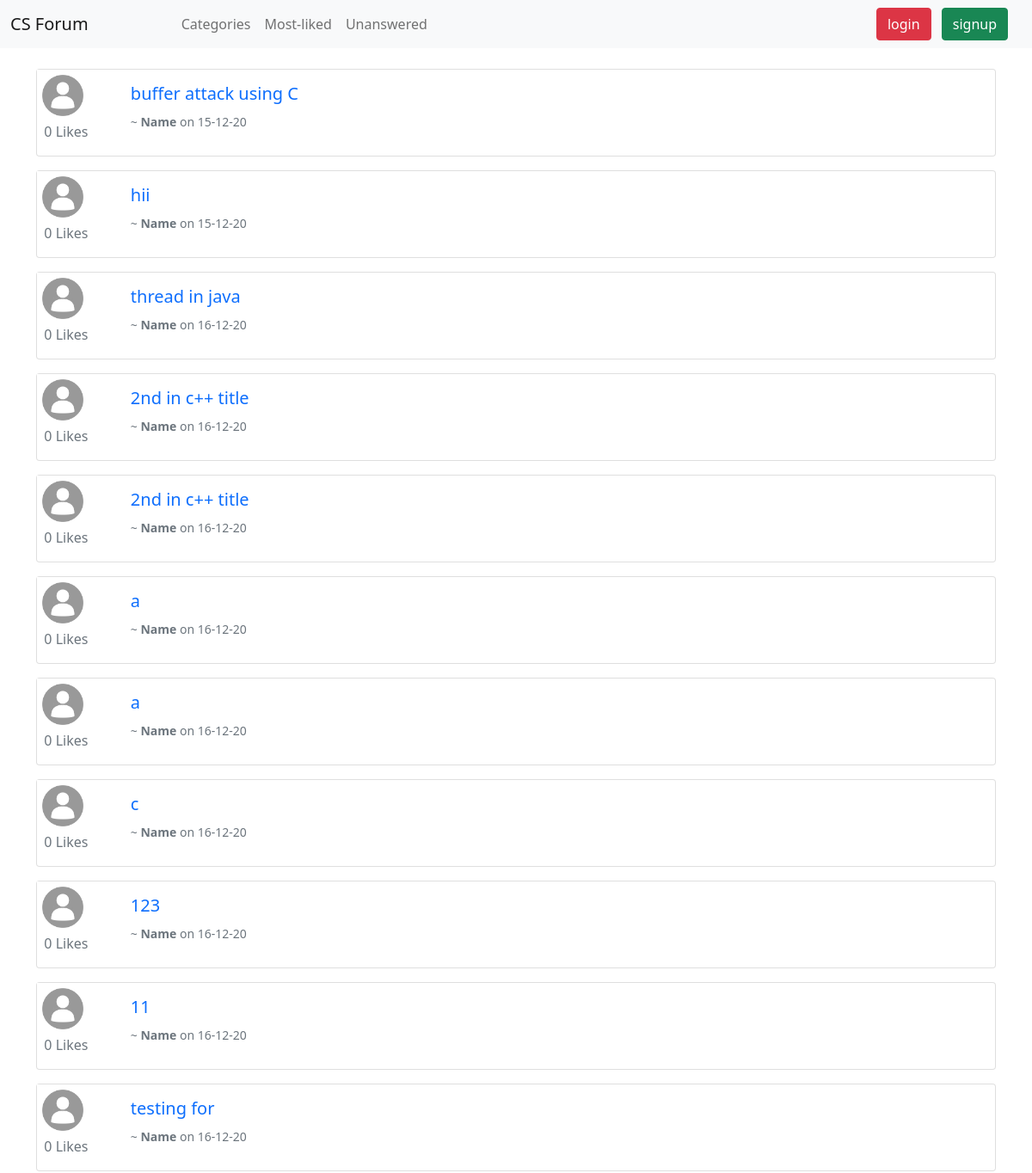
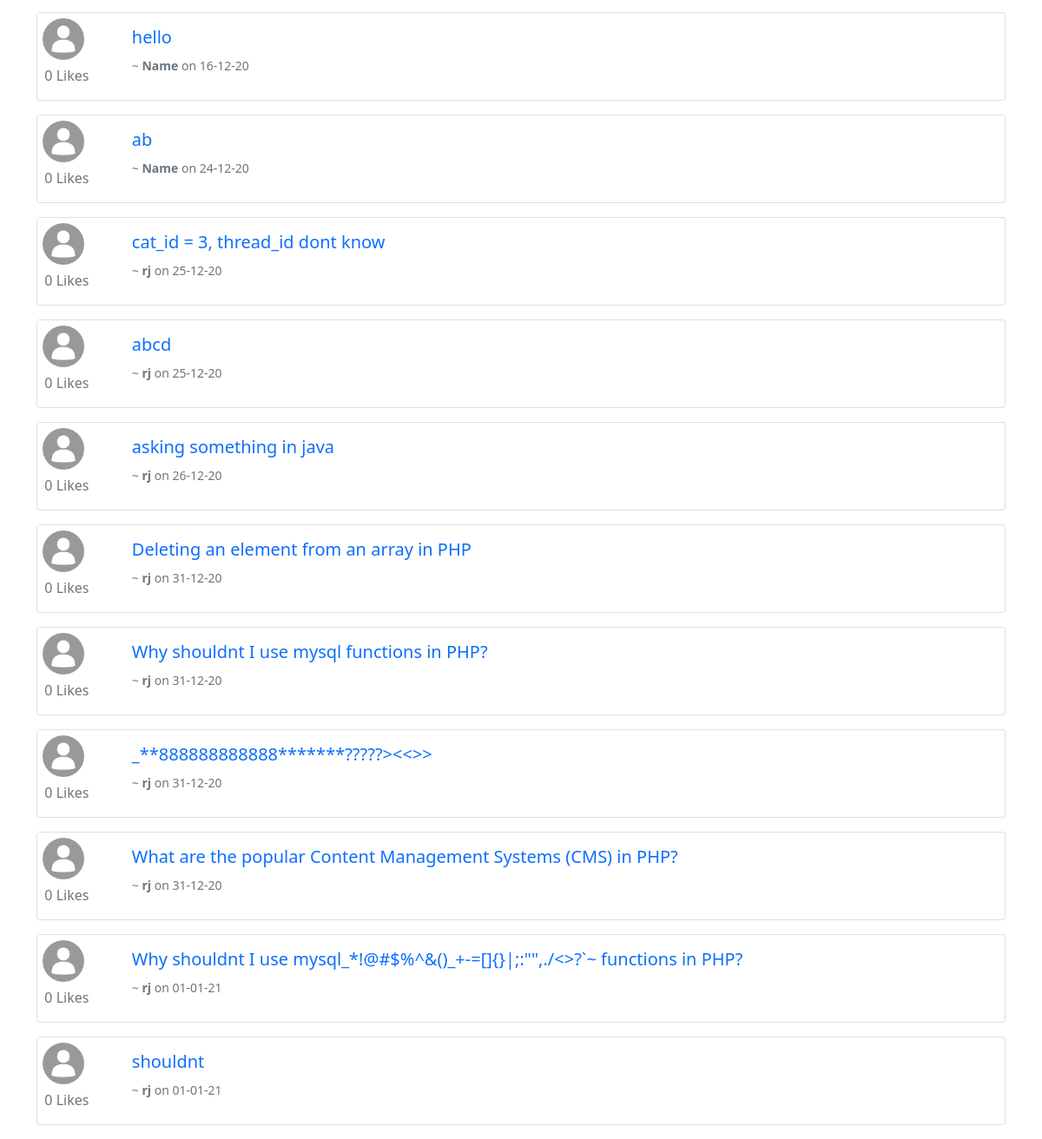
/unanswered.php, run on the app's committed database (2 pictures, top to bottom).
### tables this page shows
CREATE TABLE `Threads` (
  `thread_id` int(5) NOT NULL,
  `thread_title` varchar(255) NOT NULL,
  `thread_desc` text NOT NULL,
  `thread_cat_id` int(5) NOT NULL,
  `thread_user_id` int(5) NOT NULL,
  `timestamp` datetime NOT NULL DEFAULT current_timestamp(),
  `likes` int(5) UNSIGNED NOT NULL DEFAULT 0
);

CREATE TABLE `User` (
  `user_id` int(5) NOT NULL,
  `user_name` varchar(30) NOT NULL,
  `user_email` varchar(50) NOT NULL,
  `user_password` varchar(255) NOT NULL,
  `user_time` datetime NOT NULL DEFAULT current_timestamp()
);

### unanswered.php (the view, shortened to what this page needs)
<!DOCTYPE html>
<html>
<head>
  <link href="https://cdn.jsdelivr.net/npm/bootstrap@5.0.0-beta1/dist/css/bootstrap.min.css" rel="stylesheet"
>
</head>
<body>
<?php include 'partial/dbconnect.php';?>
 <?php include 'partial/header.php';?>
<div class="container">
  <br>
<?php
function getlikes($threadid)
 {
  global $conn;
    $ratingsql = "SELECT count(*) FROM `Thread_rating` where tr_thread_id = $threadid and tr_action = 'like'";
    $ratingresult = mysqli_query($conn,$ratingsql);
    $ratingrow = mysqli_fetch_array($ratingresult);
     return $ratingrow[0];
 }
    $sql = "SELECT `thread_id`, `thread_title`,`thread_user_id`,DATE_FORMAT(timestamp,'%d-%m-%y') AS timestamp FROM `Threads` where `thread_id` NOT IN (SELECT DISTINCT `comment_thread_id` FROM `Comments`) ORDER BY `thread_id`";
          $result = mysqli_query($conn,$sql);
          if($result)
          {
            while($row = mysqli_fetch_assoc($result))
            {
              $threadid = $row['thread_id'];
              $userid = $row['thread_user_id'];
              $title = $row['thread_title'];
              $posted = $row['timestamp'];
                $namesql = "SELECT `user_name` FROM `User` where user_id = $userid";
                $nameresult = mysqli_query($conn,$namesql);
                $namerow = mysqli_fetch_assoc($nameresult);
                $username = $namerow['user_name'];
              echo '
                    <div class="card mb-3" >
                      <div class="row g-0">
                        <div class="col-md-1">
                          <img src="image/userdefault.jpg" style="max-width: 60px;">
                          <p class="text-muted"> &nbsp';
                  echo '<span> '.getlikes($threadid).'</span>';
                echo    ' Likes </p>
                        </div>
                        <div class="col-md-8">
                          <div class="card-body">
                            <h5 class="card-title"><a href="thread.php?thread_id='.$threadid.'">'.$title.'</a></h5>
                            <p class="card-text"><small class="text-muted"> ~<strong> '.$username.'</strong> on '.$posted.'</small></p>
                          </div>
                        </div>
                      </div>
                    </div>
                   ';
            }
          }
?>
 </div>
</body>
</html>

### partial/header.php (shortened to what this page needs)
<?php
echo '
<style>
.current {
    color:red;
  }
  a, u{
    text-decoration : none;
  }
</style>
<nav class="navbar navbar-expand-lg navbar-light bg-light">
  <div class="container-fluid">
    <a class="navbar-brand" href="/forumajax" style="margin-right: 100px"> CS Forum</a>
    <button class="navbar-toggler" type="button" data-bs-toggle="collapse" data-bs-target="#navbarSupportedContent" aria-controls="navbarSupportedContent" aria-expanded="false" aria-label="Toggle navigation">
      <span class="navbar-toggler-icon"></span>
    </button>
    <div class="collapse navbar-collapse" id="navbarSupportedContent">
      <ul id="navbarid" class="navbar-nav me-auto mb-2 mb-lg-0">
        <li class="nav-item">
          <a class="nav-link" href="/forumajax/categories.php">Categories</a>
        </li>
        <li class="nav-item">
          <a class="nav-link" href="/forumajax/mostliked.php">Most-liked</a>
        </li>
        <li class="nav-item">
          <a class="nav-link" href="/forumajax/unanswered.php">Unanswered</a>
        </li>
      </ul>
        ';
        if(isset($_SESSION['username']))
        {
          echo '
          <div class="mx-2">
            <button class="btn btn-danger ml-3"  >'.$_SESSION['username'].'</button>
            <a class="btn btn-success mx-2 " href="partial/logout.php">Logout</a>
          </div>
          ';
        }
        else
        {
          echo'
          <div class="mx-2">
            <button class="btn btn-danger ml-3" data-bs-toggle="modal" data-bs-target="#loginmodal" >login</button>
            <button class="btn btn-success mx-2 " data-bs-toggle="modal" data-bs-target="#signupmodal">signup</button>
          </div>
          ';
        }
echo'
    </div>
  </div>
</nav>
';
?>

### partial/header.php (style rules this page uses)
a, u { text-decoration : none; }

### data on the page
threads: threadid "0", thread_title "buffer attack using C", thread_user.user_name "Name", posted "15-12-20"
threads: threadid "0", thread_title "hii", thread_user.user_name "Name", posted "15-12-20"
threads: threadid "0", thread_title "thread in java", thread_user.user_name "Name", posted "16-12-20"
threads: threadid "0", thread_title "2nd in c++ title", thread_user.user_name "Name", posted "16-12-20"
threads: threadid "0", thread_title "2nd in c++ title", thread_user.user_name "Name", posted "16-12-20"
threads: threadid "0", thread_title "a", thread_user.user_name "Name", posted "16-12-20"
threads: threadid "0", thread_title "a", thread_user.user_name "Name", posted "16-12-20"
threads: threadid "0", thread_title "c", thread_user.user_name "Name", posted "16-12-20"
threads: threadid "0", thread_title "123", thread_user.user_name "Name", posted "16-12-20"
threads: threadid "0", thread_title "11", thread_user.user_name "Name", posted "16-12-20"
threads: threadid "0", thread_title "testing for", thread_user.user_name "Name", posted "16-12-20"
threads: threadid "0", thread_title "hello", thread_user.user_name "Name", posted "16-12-20"
threads: threadid "0", thread_title "ab", thread_user.user_name "Name", posted "24-12-20"
threads: threadid "0", thread_title "cat_id = 3, thread_id dont know", thread_user.user_name "rj", posted "25-12-20"
threads: threadid "0", thread_title "abcd", thread_user.user_name "rj", posted "25-12-20"
threads: threadid "0", thread_title "asking something in java", thread_user.user_name "rj", posted "26-12-20"
threads: threadid "0", thread_title "Deleting an element from an array in PHP", thread_user.user_name "rj", posted "31-12-20"
threads: threadid "0", thread_title "Why shouldnt I use mysql functions in PHP?", thread_user.user_name "rj", posted "31-12-20"
threads: threadid "0", thread_title "_**888888888888*******?????><<>>", thread_user.user_name "rj", posted "31-12-20"
threads: threadid "0", thread_title "What are the popular Content Management Systems (CMS) in PHP?", thread_user.user_name "rj", posted "31-12-20"
threads: threadid "0", thread_title "Why shouldnt I use mysql_*!@#$%^&()_+-=[]{}|;:\"\",./<>?`~ functions in PHP?", thread_user.user_name "rj", posted "01-01-21"
threads: threadid "0", thread_title "shouldnt", thread_user.user_name "rj", posted "01-01-21"
